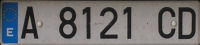
%> input picture computer_image_processing/src/ocr/img/licenses/license1.jpg, 200 x 45 px
$ octave --eval "result = vision_analysis('ocr/img/licenses/license1.jpg');"   (GNU Octave 9; MATLAB toolbox functions it lacks are replaced by stand-ins)
%> lines starting %> are read from the running program, lines starting %| are printed output that depends on the picture; in (x1, y1, x2, y2) boxes, pixels count from 0 and x2, y2 are one past the last pixel; in counts of white or black regions, pixels touching at a corner belong together; the program's own positions count from 1
function V = vision_analysis(imag)
%> called with imag = 'ocr/img/licenses/license1.jpg'

% Se guarda la imagen en la variable img.
img = imread(imag);
%> img is the input picture: size 45x200x3 uint8; mean R, G, B 111.1, 109.6, 109.9

% Las siguientes variables contendr醤 el tamano de la imagen y la imagen es
% a color o en escala de grises.
[Me,Ne,p] = size (img);
%> Me = 45; Ne = 200; p = 3

%Se diferencian las imagenes en color o escala de grises.
%Si la imagen es en color:
if p > 2
    %Se muestra la imagen.
    subplot(2,4,1);
    imshow(img);
    title('Imagen cargada');

    % Se pasa la imagen a escala de grises
    img_gray = rgb2gray(img);
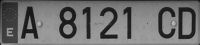
%> img_gray: size 45x200 uint8; min 5, max 194, mean 110.1

%Si la imagen es en escala de grises:
else
    img_gray = img;
end

%Se diferencia entre la imagen completa del coche e imagenes solo con
%matricula.

%IMAGEN COMPLETA COCHE
if Ne > 200
    % Se recorta la imagen para reducir la informacion no valida en la
    % foto.
    img_gray = imcrop(img_gray, [1, Me / 5, Ne, Me / 1.5]);

    % Se muestra la imagen recortada
    subplot(2,4,2);
    imshow(img_gray);
    title('Imagen recortada');

    % RECORTE HORIZONTAL

    % Se hace un filtro Bottom-hat. El parametro del filtro dependera de si
    % la imagen esta en escala de grises o en color.
    if p>2
        SA = strel('square', 5);
    else
        SA = strel('square', 6);
    end
    img_gray_mod = imbothat(img_gray, SA);

    % El umbral es calculado automaticamente a partir de la imagen en escala
    %de grises.
    a = graythresh(img_gray);

    %Se hace una deteccion de bordes verticales por medio del Filtro Canny
    %junto con el umbral obtenido.
    if p > 2
        img_gray_mod = edge(img_gray_mod, 'canny', a + 0.1, 'vertical');
    else
        img_gray_mod = edge(img_gray_mod, 'canny', a + 0.011 , 'vertical');
    end

    %Tratado de la imagen para obtener la region buscada de la matricula.
    SE = strel('square', 10);
    aux = imclose(img_gray_mod, SA); % Se hace un close
    aux = imopen(aux, SA); % Se hace un open
    aux = imdilate(aux, SE); % Un dilate

    %Se muestra la region de la matricula.
    subplot(2,4,3);
    imshow(img_gray_mod);
    title('Region de la matricula');
    subplot(2,4,4);
    imshow(aux);
    title('Region de la matricula');

    %ETIQUETADO Y DISCRIMINACION

    %Por medio del comando bwlabel se sabe cuantas regiones existen en la
    %imagen.
    %L una matriz con los objetos etiquetados.
    %NE devuelve el numero de regiones etiquetadas.
    [L NE] = bwlabel(aux);

    %Se toman las medidas del objeto etiquetado.
    propied = regionprops(L);
    for n=1:size(propied, 1)
        %Cada area se encuadra con un cuadrado de color verde.
        r = propied(n).Area;
        rectangle('Position', propied(n).BoundingBox, 'EdgeColor', 'g', 'LineWidth', 2)
    end

    %El la region escogida tendra el mayor area siempre y cuando cumpla con
    %un rango especifico de altura (30 60) pixeles.
    y = propied(1).Area;
    w = 1;
    for i=1:NE
        if propied(i).Area > y && propied(i).BoundingBox(4)>30 && propied(i).BoundingBox(4)<60
            y = propied(i).Area;
            w = i;
        end
    end

    % Las areas no escogidas son marcadas de rojo.
    s = find([propied.Area] < y);
    for i=1:size(s, 2)
        rectangle('Position', propied(s(i)).BoundingBox, 'EdgeColor', 'r', 'LineWidth', 2)
    end


    % Almacenamos en un vector (v) las coordenadas de la region elegida.
    v = propied(w).BoundingBox;

    %La imagen es recortada (coordenada y; altura).
    img_horizontal = imcrop(img_gray, [1, v(2), Ne, v(4)]);

    %Se muestra la imagen.
    subplot(2,4,5);
    imshow(img_horizontal);
    title('Matricula recortada');


    % RECORTE VERTICAL

    a = graythresh(img_horizontal); %Se calcula el umbral automatico
    aux1 = imbothat(img_horizontal, SA); %Se aplica el filtro Bottom-hat
    aux1 = edge(aux1, 'canny', a + 0.07, 'horizontal'); %Se aplica el filtro Canny con un umbral ajustado
    SO = strel('square', 20);
    aux1 = imclose(aux1, SO); %Se hace un cierre en la imagen

    %Se muestra la imagen
    subplot(2,4,6);
    imshow(aux1);
    title('Matricula recortada');

    %ETIQUETADO Y DISCRIMINACION

    %Se a etiquetar la imagen.
    [L NE] = bwlabel(aux1);
    propied = regionprops(L);% Se toman medidas del objeto etiquetado
    for n=1:size(propied,1)
        rectangle('Position', propied(n).BoundingBox, 'EdgeColor', 'g', 'LineWidth', 2)
    end
    y = propied(1).Area;

    % Se busca el rectangulo con mayor area
    w = 1;
    for i=1:NE
        if propied(i).Area > y
            y = propied(i).Area;
            w = i;
        end
    end

    % Se guardan las coordenadas del rectangulo mas grande en v1
    v1 = propied(w).BoundingBox;

    % Se recorta la imagen con las coordenadas obtenidas en el eje
    % horizontal y el ancho de esta.
    img_vertical = imcrop(img_gray, [v1(1), v(2), v1(3), v(4)]);

    % Las matriculas deben de tener una medida especifica, si miden mas de 210
    % habra que recortar la foto porque ha cogido parte del coche.
    [mm nn] = size(img_vertical);
    if nn > 210
        img_vertical = imcrop(img_gray, [v1(1) + 30, v(2), v1(3) - 60, v(4)]);
    end

    subplot(2,4,7);
    imshow(img_vertical);
    title('Matricula recortada');


    % BINARIZACION

    %Imagen para obtencion de caracteres.
    a1 = graythresh(img_vertical); % Umbral
    I6 = im2bw(img_vertical, a1 - 0.12); %Binarizacion
    I6 = not(I6); %Se invierte la imagen

    %Imagen para recortar caracteres.
    im_contras = imadjust(img_vertical); %Se mejora el constraste de la imagen
    a1 = graythresh(im_contras); %Umbral de la imagen mejorada
    aux2 = im2bw(im_contras, a1); %Binarizacion

else %IMAGEN PLACA MATRICULA

    % BINARIZACION

    %Imagen para obtencion de caracteres
    a1 = graythresh(img); %Umbral
%> a1 = 0.353
    I6 = im2bw(img, a1-0.073); %Binarizaci锟絥
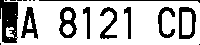
%> I6: size 45x200 logical; 74.9% white; 17 black regions (8 under 20 px), largest, box (x1, y1, x2, y2) and area: (0, 0, 18, 43) 591, (59, 7, 77, 38) 291, (179, 7, 196, 39) 271
    I6 = not(I6); %Se invierte la imagen

    %Imagen para recortar caracteres
    im_contras = imadjust(img_gray); %Se mejora el constraste de la imagen
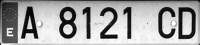
%> im_contras: size 45x200 uint8; min 0, max 255, mean 163.3
    a1 = graythresh(im_contras); %Umbral de la imagen mejorada
%> a1 = 0.512
    aux2 = im2bw(im_contras, a1); %Binarizacion
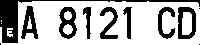
%> aux2: size 45x200 logical; 70.1% white; 11 black regions (3 under 20 px)

end

subplot(2,4,8);
imshow(I6);
title('Deteccion de caracteres');


%DETECCION DE CARACTERES

%Se analizan las regiones de la imagen.
[L NE] = bwlabel(I6);
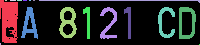
%> L: size 45x200 double; 18 distinct labels, from 0 to 17; one colour per label, 0 black
%> NE = 17
n1 = 1;

%ETIQUETADO
propied = regionprops(L);
%> propied = 17 regions; largest, box (x1, y1, x2, y2), Area and Centroid: (0, 0, 18, 43) 591 [9.7 20.7], (59, 7, 77, 38) 291 [68.4 22.9], (179, 7, 196, 39) 271 [187.3 23.1], (21, 7, 38, 39) 257 [30.2 24.4], (100, 7, 117, 39) 221 [109.3 23.9]
for n=1:size(propied,1)

    %Los caracteres de la matricula deben de tener un rango:
    %anchura [5, 24) y altura (17, 40).
	if propied(n).BoundingBox(3) >=5 && propied(n).BoundingBox(3) < 24 && propied(n).BoundingBox(4) > 17 && propied(n).BoundingBox(4) < 40
		rectangle('Position', propied(n).BoundingBox, 'EdgeColor', 'g', 'LineWidth', 2)
        %A contendra la cantidad y el tamano de los caracteres.
		A(n1,:) = propied(n).BoundingBox;
		n1 = n1+1;
	end
end
%> this loop made 17 passes
%> after the loop, A = [21.5 7.5 17 32; 59.5 7.5 18 31; 83.5 7.5 7 32; 100.5 7.5 17 32; 124.5 7.5 7 32; 158.5 7.5 17 31; 179.5 7.5 17 32]
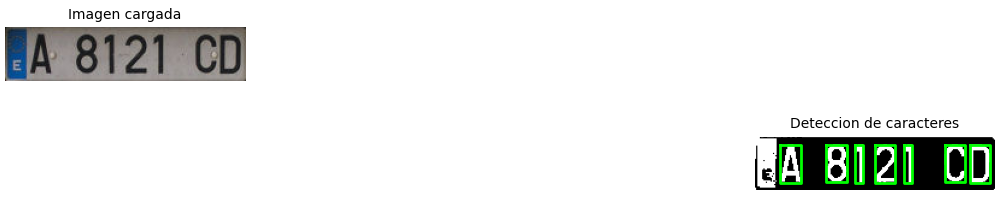
%> figure redrawn from the program's plot data, 2 panels

%RECORTE DE CADA CARACTER

[mA nA] = size(A);
%> mA = 7; nA = 4
fig = figure;
s1 = strel('square',2);
s2 = strel('square',3);

for i=1:mA
    if p<2 %Para las imagenes que estan directamente en blanco y negro
        aux4 = imcrop(aux2, [A(i,1), A(i,2), A(i,3), A(i,4)]);
    else
        if Ne>200
            %Para la imagen a color coche entero
            aux4 = imcrop(aux2, [A(i,1), A(i,2), A(i,3), A(i,4)]);
        else
            %Imagen a color solo matricula
            aux4 = imcrop(aux2, [A(i,1), A(i,2), A(i,3), A(i,4)]);
            %aux4 = im2bw(aux3, a1);
            %aux4 = imdilate(aux3,s1);
            %aux4 = imerode(aux4,s2);

        end
    end

    %Se muestran los caracteres obtenidos
    aux5 = imresize(aux4, [21 15]);
    j1=1;
    j2=1;
    for j=1:21
        if aux5(j,15)==1
            j1=j1+1;
        end
    end
    for j=1:15
        if aux5(21,j)==1
            j2=j2+1;
        end
    end

    if j1>20
        aux5(:,15)=[];
    end
     if j2>14
        aux5(21,:)=[];
    end
    aux6 = imresize(aux5, [7 5]);
    % [5 lines of commented-out code are left out]
    aux7 = reshape(aux6', 35,1);
    V(i) = {double(not(aux7))};

    %Se muestran los caracteres obtenidos
    subplot(1,8,i);
    imshow(aux6);
end
%> this loop made 7 passes
%> after the loop, V = 7 items
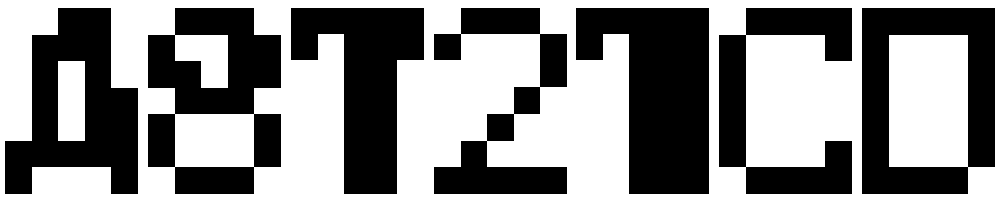
%> figure redrawn from the program's plot data, 7 panels

% guardar matricula reconocida
 print(fig,'-dpng',strcat('../res/',strtok(imag,'.'),'.png'))

end

$ run again, on computer_image_processing/src/ocr/img/licenses/license10.jpg
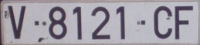
%> input picture computer_image_processing/src/ocr/img/licenses/license10.jpg, 200 x 45 px
%> in vision_analysis, img is the input picture: size 45x200x3 uint8; mean R, G, B 161.3, 157, 166.1
%> in vision_analysis, `a1 = graythresh(img);`: a1 = 0.518
%> in vision_analysis, `a1 = graythresh(im_contras);`: a1 = 0.527
%> aux2: size 45x200 logical; 80.3% white; 15 black regions (7 under 20 px)
%> in vision_analysis, `[L NE] = bwlabel(I6);`:
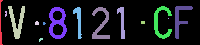
%> L: size 45x200 double; 15 distinct labels, from 0 to 14; one colour per label, 0 black
%> NE = 14
%> propied = 14 regions; largest, box (x1, y1, x2, y2), Area and Centroid: (49, 7, 67, 39) 301 [58.1 23.4], (8, 6, 25, 39) 243 [17.5 22.3], (92, 7, 110, 39) 234 [101.6 25], (154, 6, 172, 39) 225 [162 23.1], (175, 6, 193, 39) 212 [180.6 19.3]
%> the loop in vision_analysis, `for n=1:size(propied,1)` made 14 passes
%> after the loop in vision_analysis, `for n=1:size(propied,1)`: A = [8.5 6.5 17 33; 49.5 7.5 18 32; 73.5 7.5 9 32; 92.5 7.5 18 32; 117.5 7.5 8 32; 154.5 6.5 18 33; 175.5 6.5 18 33]
%> after the loop in vision_analysis, `for n=1:size(propied,1)`:
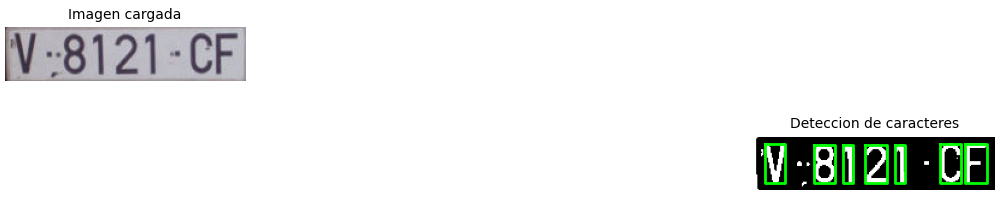
%> figure redrawn from the program's plot data, 2 panels
%> mA = 7; nA = 4
%> the loop in vision_analysis, `for i=1:mA` made 7 passes
%> after the loop in vision_analysis, `for i=1:mA`: V = 7 items

$ run again, on computer_image_processing/src/ocr/img/licenses/license11.jpg
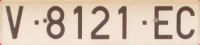
%> input picture computer_image_processing/src/ocr/img/licenses/license11.jpg, 200 x 45 px
%> in vision_analysis, img is the input picture: size 45x200x3 uint8; mean R, G, B 211.4, 192.5, 175
%> in vision_analysis, `a1 = graythresh(img);`: a1 = 0.616
%> in vision_analysis, `a1 = graythresh(im_contras);`: a1 = 0.524
%> aux2: size 45x200 logical; 80.2% white; 14 black regions (7 under 20 px)
%> in vision_analysis, `[L NE] = bwlabel(I6);`:
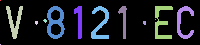
%> L: size 45x200 double; 14 distinct labels, from 0 to 13; one colour per label, 0 black
%> NE = 13
%> propied = 13 regions; largest, box (x1, y1, x2, y2), Area and Centroid: (47, 6, 65, 39) 310 [56.1 22.9], (155, 6, 173, 39) 255 [162 22.7], (91, 6, 109, 39) 249 [101 24.4], (6, 6, 23, 39) 229 [15.1 21.9], (177, 6, 194, 39) 221 [184.5 22.5]
%> the loop in vision_analysis, `for n=1:size(propied,1)` made 13 passes
%> after the loop in vision_analysis, `for n=1:size(propied,1)`: A = [6.5 6.5 17 33; 47.5 6.5 18 33; 74.5 6.5 8 33; 91.5 6.5 18 33; 118.5 6.5 9 33; 155.5 6.5 18 33; 177.5 6.5 17 33]
%> after the loop in vision_analysis, `for n=1:size(propied,1)`:
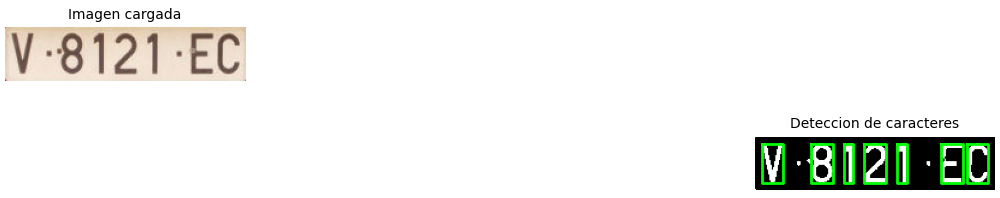
%> figure redrawn from the program's plot data, 2 panels
%> mA = 7; nA = 4
%> the loop in vision_analysis, `for i=1:mA` made 7 passes
%> after the loop in vision_analysis, `for i=1:mA`: V = 7 items
